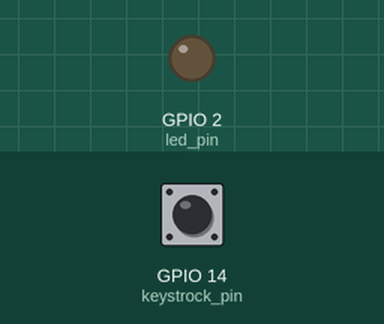
Recording of a sketch running on a simulated ESP32. On the bench: output pins drawn as LEDs (lit = HIGH). The test bench sets the inputs (shaded band); at power-on: GPIO 14 (keystrock_pin) LOW.

Above: at 1.2 s.
1.3 s: GPIO 14 (keystrock_pin) pulled HIGH for 0.15 s
At 2.2 s:
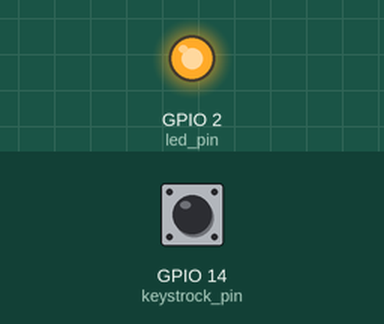
2.9 s: GPIO 14 (keystrock_pin) pulled HIGH for 1 s
At 3.4 s:
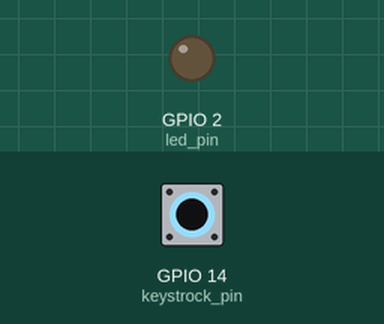
5.4 s: GPIO 14 (keystrock_pin) pulled HIGH for 3.2 s
At 6.5 s:
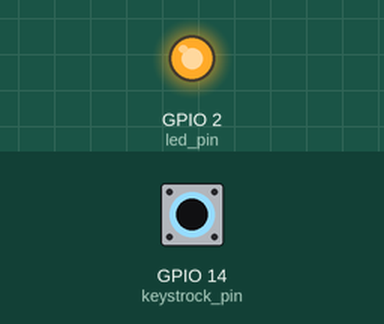
Timing chart, 0 to 8.4 s (numbered marks = the images above; inputs shaded):
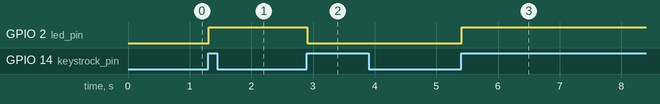

The sketch:

anjiancontrolGPIO.ino
```cpp
#define led_pin   2   //led引脚
#define keystrock_pin  14  //按键引脚

int led_logic=0;
bool state=false;


void setup() {
  // put your setup code here, to run once:
  pinMode(led_pin,OUTPUT);
  pinMode(keystrock_pin,INPUT_PULLDOWN);
}

void loop() {
  // put your main code here, to run repeatedly:
  //按键消抖
  if(digitalRead(keystrock_pin)){
    delay(10);
    if(digitalRead(keystrock_pin)&&!state){
      led_logic=!led_logic;
      digitalWrite(led_pin,led_logic);
      state=!state;
    }
  else if(!digitalRead(keystrock_pin)){
    state=false;
  }
  }
}
```

Measured:
- after the input at 1.3 s, GPIO 2 (led_pin): LOW → HIGH at once
- after the input at 2.9 s, GPIO 2 (led_pin): HIGH → LOW at once
- after the input at 5.4 s, GPIO 2 (led_pin): LOW → HIGH at once
